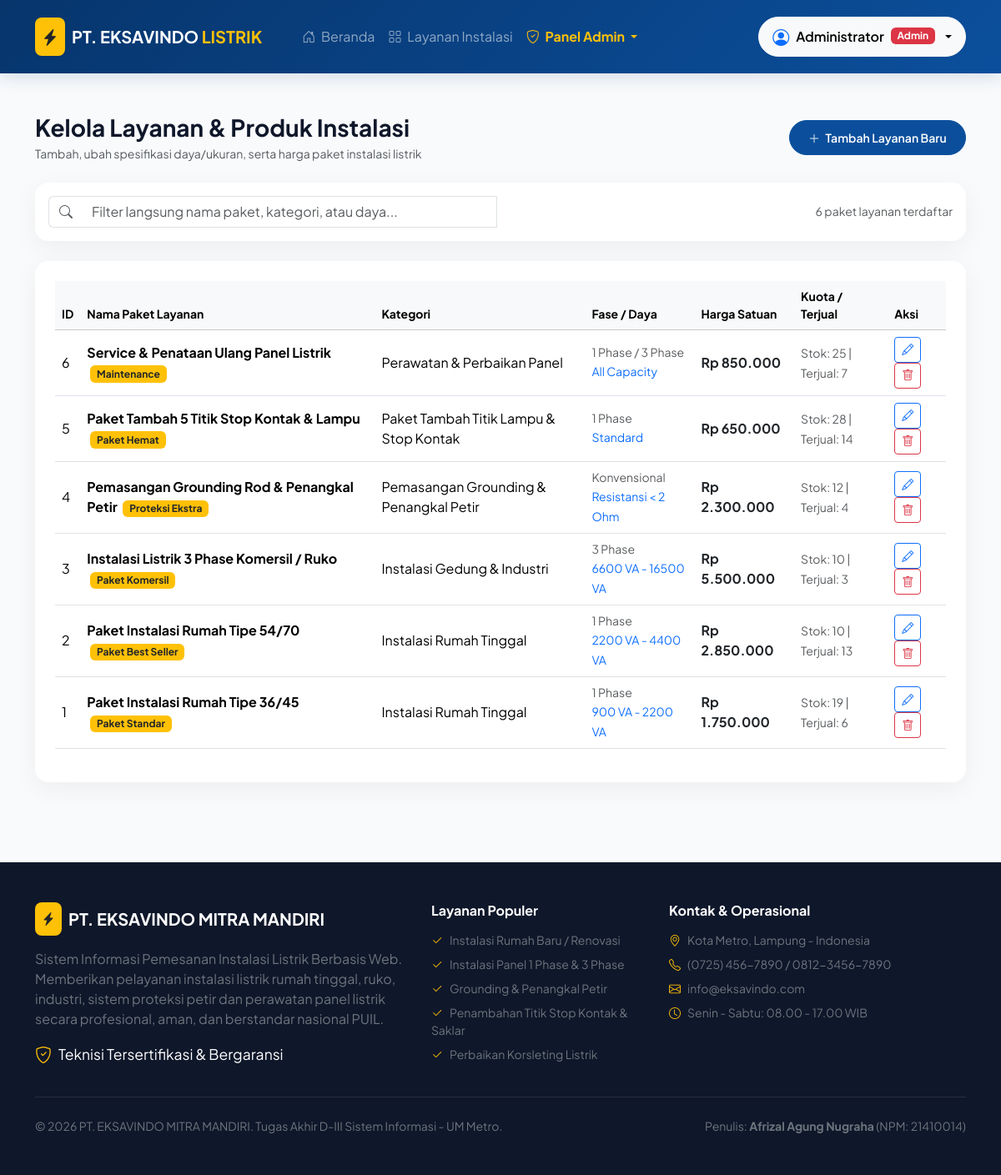
/index.php?page=admin_produk (signed in), run on the app's committed database.
### tables this page shows
CREATE TABLE `produk` (
  `id_produk` int(11) NOT NULL AUTO_INCREMENT,
  `nama_produk` varchar(100) NOT NULL,
  `label_produk` varchar(100) DEFAULT NULL,
  `ukuran` varchar(100) DEFAULT NULL,
  `daya` varchar(100) DEFAULT NULL,
  `id_kategori` int(11) NOT NULL,
  `deskripsi_produk` text DEFAULT NULL,
  `harga` int(11) NOT NULL,
  `foto_produk` varchar(100) DEFAULT 'default_product.jpg',
  `stok` int(11) NOT NULL DEFAULT 10,
  `terjual` int(11) NOT NULL DEFAULT 0,
  `created_at` timestamp NOT NULL DEFAULT current_timestamp(),
  PRIMARY KEY (`id_produk`),
  KEY `fk_produk_kategori` (`id_kategori`),
  CONSTRAINT `fk_produk_kategori` FOREIGN KEY (`id_kategori`) REFERENCES `kategori` (`id_kategori`) ON DELETE CASCADE
);

CREATE TABLE `kategori` (
  `id_kategori` int(11) NOT NULL AUTO_INCREMENT,
  `nama_kategori` varchar(100) NOT NULL,
  PRIMARY KEY (`id_kategori`)
);

### config/app.php (called while the page is built, shortened)
<?php
function rupiah($nominal) {
    return 'Rp ' . number_format($nominal, 0, ',', '.');
}

### views/admin/produk.php (the view, shortened to what this page needs)
<?php
require_once __DIR__ . '/../layouts/header.php';
$db = Database::connect();
$sql = "SELECT p.*, k.nama_kategori, d.besar_diskon
        FROM produk p
        LEFT JOIN kategori k ON p.id_kategori = k.id_kategori
        LEFT JOIN diskon d ON p.id_produk = d.id_produk AND d.is_active = 1
        ORDER BY p.id_produk DESC";
$products = $db->query($sql)->fetchAll();
?>
<div class="container py-5">
    <div class="d-flex justify-content-between align-items-center mb-4">
        <div>
            <h3 class="fw-bold mb-1">Kelola Layanan & Produk Instalasi</h3>
            <p class="text-muted small mb-0">Tambah, ubah spesifikasi daya/ukuran, serta harga paket instalasi listrik</p>
        </div>
        <button class="btn btn-primary-custom btn-sm rounded-pill" data-bs-toggle="modal" data-bs-target="#modalTambahProduk">
            <i class="bi bi-plus-lg me-1"></i> Tambah Layanan Baru
        </button>
    </div>
    <div class="card card-custom p-3 mb-4">
        <div class="row align-items-center g-2">
            <div class="col-md-6">
                <div class="input-group">
                    <span class="input-group-text bg-white border-end-0 text-muted">
                        <i class="bi bi-search"></i>
                    </span>
                    <input type="text" id="searchProdukInput" class="form-control border-start-0" placeholder="Filter langsung nama paket, kategori, atau daya..." autocomplete="off">
                </div>
            </div>
            <div class="col-md-6 text-md-end text-muted small">
                <span id="produkInfoCount"><?= count($products) ?> paket layanan terdaftar</span>
            </div>
        </div>
    </div>
    <div class="card card-custom p-4">
        <div class="table-responsive">
            <table class="table table-hover align-middle">
                <thead class="table-light small">
                    <tr>
                        <th>ID</th>
                        <th>Nama Paket Layanan</th>
                        <th>Kategori</th>
                        <th>Fase / Daya</th>
                        <th>Harga Satuan</th>
                        <th>Kuota / Terjual</th>
                        <th>Aksi</th>
                    </tr>
                </thead>
                <tbody id="produkTableBody">
                    <?php foreach ($products as $p): ?>
                    <tr class="produk-row" data-search="<?= strtolower(htmlspecialchars($p['nama_produk'] . ' ' . $p['nama_kategori'] . ' ' . $p['daya'] . ' ' . $p['ukuran'] . ' ' . $p['label_produk'])) ?>">
                        <td><?= $p['id_produk'] ?></td>
                        <td>
                            <strong><?= htmlspecialchars($p['nama_produk']) ?></strong>
                            <?php if ($p['label_produk']): ?>
                                <span class="badge bg-warning text-dark ms-1"><?= htmlspecialchars($p['label_produk']) ?></span>
                            <?php endif; ?>
                        </td>
                        <td><?= htmlspecialchars($p['nama_kategori']) ?></td>
                        <td>
                            <small class="text-muted d-block"><?= htmlspecialchars($p['ukuran'] ?: '-') ?></small>
                            <small class="text-primary"><?= htmlspecialchars($p['daya'] ?: '-') ?></small>
                        </td>
                        <td class="fw-bold text-dark"><?= rupiah($p['harga']) ?></td>
                        <td>
                            <small class="text-muted">Stok: <?= $p['stok'] ?> | Terjual: <?= $p['terjual'] ?></small>
                        </td>
                        <td>
                            <button class="btn btn-sm btn-outline-primary" data-bs-toggle="modal" data-bs-target="#modalEditProduk<?= $p['id_produk'] ?>">
                                <i class="bi bi-pencil"></i>
                            </button>
                            <a href="index.php?page=admin_produk_delete&id=<?= $p['id_produk'] ?>" class="btn btn-sm btn-outline-danger" onclick="return confirm('Hapus produk ini?')">
                                <i class="bi bi-trash"></i>
                            </a>
                        </td>
                    </tr>
                    <?php endforeach; ?>
                </tbody>
            </table>
        </div>
    </div>
</div>
<?php require_once __DIR__ . '/../layouts/footer.php'; ?>

### views/layouts/header.php (style rules this page uses)
:root { --primary-color: #0b4f9c; --primary-dark: #07356c; --accent-yellow: #f59e0b; --accent-glow: #e0f2fe; --bg-light: #f8fafc; --text-dark: #0f172a; }
body { font-family: 'Plus Jakarta Sans', sans-serif; background-color: var(--bg-light); color: var(--text-dark); min-height: 100vh; display: flex; flex-direction: column; }
.card-custom { border: none; border-radius: 1rem; box-shadow: 0 8px 30px rgba(0, 0, 0, 0.05); transition: all 0.25s ease-in-out; background: #ffffff; }
.btn-primary-custom { background-color: var(--primary-color); border-color: var(--primary-color); color: white; font-weight: 600; border-radius: 0.6rem; padding: 0.6rem 1.4rem; transition: all 0.2s; }

### data on the page
produk: id_produk "6", nama_produk "Service & Penataan Ulang Panel Listrik", label_produk "Maintenance", id_kategori.nama_kategori "Perawatan & Perbaikan Panel", ukuran "1 Phase / 3 Phase", daya "All Capacity", harga "Rp 850.000", stok "25", terjual "7"
produk: id_produk "5", nama_produk "Paket Tambah 5 Titik Stop Kontak & Lampu", label_produk "Paket Hemat", id_kategori.nama_kategori "Paket Tambah Titik Lampu & Stop Kontak", ukuran "1 Phase", daya "Standard", harga "Rp 650.000", stok "28", terjual "14"
produk: id_produk "4", nama_produk "Pemasangan Grounding Rod & Penangkal Petir", label_produk "Proteksi Ekstra", id_kategori.nama_kategori "Pemasangan Grounding & Penangkal Petir", ukuran "Konvensional", daya "Resistansi < 2 Ohm", harga "Rp 2.300.000", stok "12", terjual "4"
produk: id_produk "3", nama_produk "Instalasi Listrik 3 Phase Komersil / Ruko", label_produk "Paket Komersil", id_kategori.nama_kategori "Instalasi Gedung & Industri", ukuran "3 Phase", daya "6600 VA - 16500 VA", harga "Rp 5.500.000", stok "10", terjual "3"
produk: id_produk "2", nama_produk "Paket Instalasi Rumah Tipe 54/70", label_produk "Paket Best Seller", id_kategori.nama_kategori "Instalasi Rumah Tinggal", ukuran "1 Phase", daya "2200 VA - 4400 VA", harga "Rp 2.850.000", stok "10", terjual "13"
produk: id_produk "1", nama_produk "Paket Instalasi Rumah Tipe 36/45", label_produk "Paket Standar", id_kategori.nama_kategori "Instalasi Rumah Tinggal", ukuran "1 Phase", daya "900 VA - 2200 VA", harga "Rp 1.750.000", stok "19", terjual "6"

### other printed values
$currentUser['username'] "Administrator"
count($products) "6"
APP_NAME "PT. EKSAVINDO MITRA MANDIRI"
